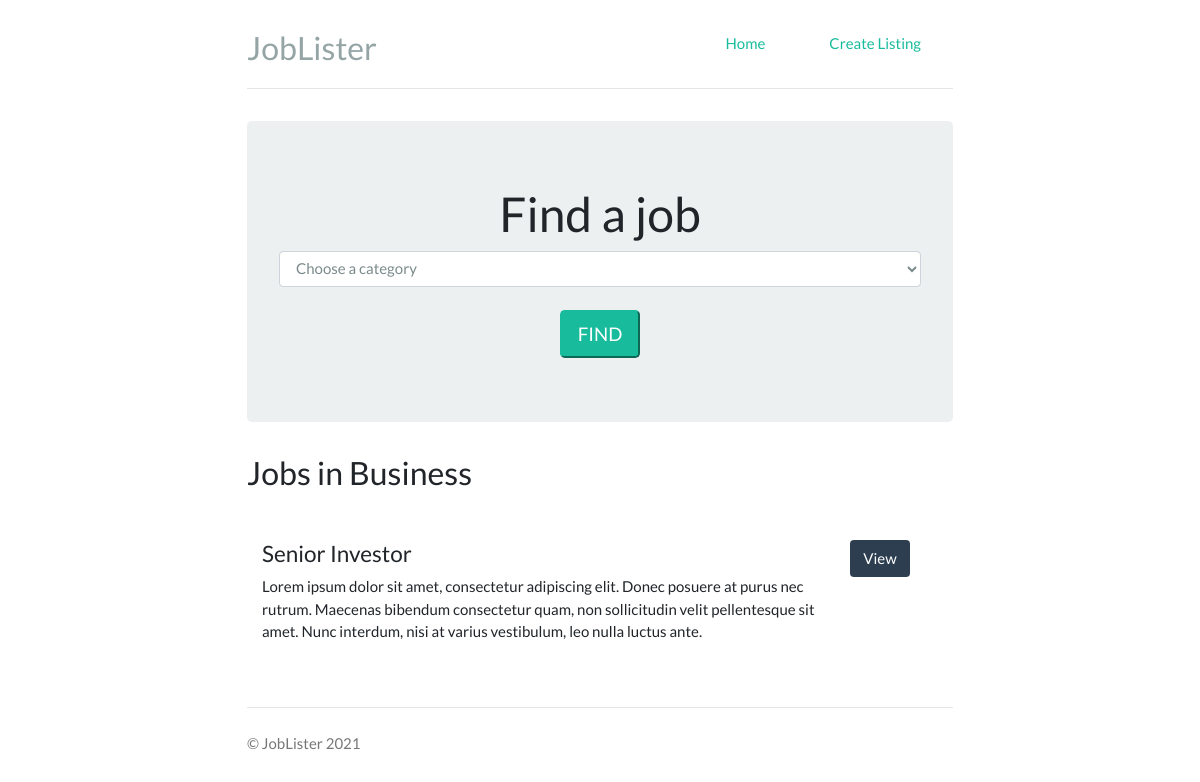
Screenshot of /index.php?category=1 with the database file from the repository.
### tables this page shows
CREATE TABLE `jobs` (
  `id` int(11) NOT NULL,
  `category_id` int(11) NOT NULL,
  `company` varchar(255) NOT NULL,
  `job_title` varchar(255) NOT NULL,
  `description` varchar(255) NOT NULL,
  `salary` varchar(255) NOT NULL,
  `location` varchar(255) NOT NULL,
  `contact_user` varchar(255) NOT NULL,
  `contact_email` varchar(255) NOT NULL,
  `post_date` timestamp NOT NULL DEFAULT current_timestamp()
);

### lib/Template.php (called while the page is built, shortened)
<?php
class Template {
    protected $template;
    public function __construct($template) {
        $this->template = $template;
    }
    public function __toString() {
        include basename($this->template);
        return ob_get_clean();
    }
}

### lib/Database.php (called while the page is built, shortened)
<?php
class Database {
    private $host = DB_HOST;
    private $user = DB_USER;
    private $pw = DB_PW;
    private $dbname = DB_NAME;
    private $dbh;
    private $stmt;
    public function __construct() {
        $dsn = 'mysql:host=' .$this->host. ';dbname=' .$this->dbname;
        $options = array(
            PDO::ATTR_PERSISTENT => true,
            PDO::ATTR_ERRMODE => PDO::ERRMODE_EXCEPTION
        );
        try {
            $this->dbh = new PDO($dsn, $this->user, $this->pw, $options);
        } catch(PDOException $e) {
            $this->error = $e->getMessage();
        }
    }
    public function query($query) {
        $this->stmt = $this->dbh->prepare($query);
    }
    public function bind($param, $value, $type = null) {
        if (is_null($type)) {
            switch (true) {
                default :
                    $type = PDO::PARAM_STR;
            }
        }
        $this->stmt->bindValue($param, $value, $type);
    }
    public function execute() {
        return $this->stmt->execute();
    }
    public function resultSet() {
        $this->execute();
        return $this->stmt->fetchAll(PDO::FETCH_OBJ);
    }
}

### lib/Job.php (called while the page is built, shortened)
<?php
class Job {
    private $db;
    public function __construct() {
        $this->db = new Database;
    }
    public function getCategories() {
        $this->db->query("
            SELECT * FROM categories
        ");
        $results = $this->db->resultSet();
        return $results;
    }
    public function getByCategory($category) {
        $this->db->query("
            SELECT jobs.*, categories.name AS cname
            FROM jobs
            INNER JOIN categories
            ON jobs.category_id = categories.id
            WHERE jobs.category_id = $category
            ORDER BY post_date DESC
        ");
        $results = $this->db->resultSet();
        return $results;
    }
    public function getCategory($category_id) {
        $this->db->query("
            SELECT *
            FROM categories
            WHERE id = :category_id
        ");
        $this->db->bind(':category_id', $category_id);
        $row = $this->db->single();
        return $row;
    }
}

### templates/frontpage.php (the view, shortened to what this page needs)
<?php include 'inc/header.php'; ?>
<div class="jumbotron">
    <h1>Find a job</h1>
    <form method="GET" action="index.php">
        <select name="category" class="form-control">
            <option value="0">Choose a category</option>
        </select>
        <br>
        <input type="submit" class="btn-lg btn-success" value="FIND">
    </form>
</div>
<h3><?php echo $title; ?></h3>
<?php foreach($jobs as $job): ?>
<div class="row marketing">
    <div class="col-md-10">
        <h4><?php echo $job->job_title; ?></h4>
        <p><?php echo $job->description; ?></p>
    </div>
    <div class="col-md-2">
        <a class="btn btn-default" href="job.php?id=<?php echo $job->id ?>">View</a>
    </div>
</div>
<?php endforeach; ?>
<?php include 'inc/footer.php'; ?>

### css/styles.css (style rules this page uses)
body { padding-top: 1.5rem; padding-bottom: 1.5rem; }
.header, .marketing, .footer { padding-right: 1rem; padding-left: 1rem; }
.jumbotron { text-align: center; border-bottom: .05rem solid #e5e5e5; }
.marketing { margin: 3rem 0; }
.btn-default { background-color: #2c3e50; color: white; }
@media screen and (min-width: 48em) { .header, .marketing, .footer { padding-right: 0; padding-left: 0; } }
@media screen and (min-width: 48em) { .jumbotron { border-bottom: 0; } }

### rows the page displays
jobs: job_title "Senior Investor", description "Lorem ipsum dolor sit amet, consectetur adipiscing elit. Donec posuere at purus nec rutrum. Maecenas bibendum consectetur quam, non sollicitudin velit pellentesque sit amet. Nunc interdum, nisi at varius vestibulum, leo nulla luctus ante."

### other values shown
SITE_TITLE "JobLister"
$title "Jobs in Business"
